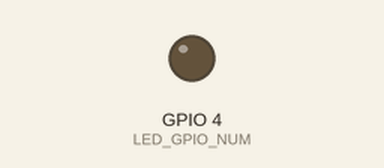
Bench run of a sketch on a simulated ESP32. Parts: output pins drawn as LEDs (lit = HIGH). WiFi joins after 1.5 s; servers stay silent unless stated; the camera gives no picture; what the sketch prints to the serial monitor is not drawn.

Above: at 3.1 s.
Timing chart, 0 to 4.6 s (numbered marks = the images above):
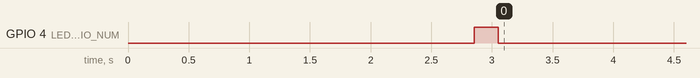

The sketch:

camera_server.ino
```cpp
/*
 * =============================================================================
 * OxyFeeder Camera Server - ESP32-CAM Video Streaming
 * =============================================================================
 *
 * Description:
 *   This firmware runs on an ESP32-CAM module (AI-Thinker model) and provides
 *   a simple video streaming server for remote fishpond monitoring. The camera
 *   connects to your WiFi network and streams video via HTTP that can be
 *   viewed in a web browser or integrated into the OxyFeeder Flutter app.
 *
 * Board: AI-Thinker ESP32-CAM
 *
 * =============================================================================
 * WIRING DIAGRAM: ESP32-CAM to FTDI Programmer (for uploading code)
 * =============================================================================
 *
 *   ESP32-CAM          FTDI Programmer
 *   ---------          ---------------
 *   5V       <-------> 5V (or VCC)
 *   GND      <-------> GND
 *   U0R (RX) <-------> TX
 *   U0T (TX) <-------> RX
 *   IO0      <-------> GND  (ONLY during upload! Remove after flashing)
 *
 * Upload Steps:
 *   1. Connect wires as shown above (including IO0 to GND)
 *   2. In Arduino IDE: Tools > Board > "AI Thinker ESP32-CAM"
 *   3. Select correct COM port
 *   4. Press the RESET button on ESP32-CAM, then click Upload
 *   5. Wait for "Connecting..." then release RESET if needed
 *   6. After upload completes, DISCONNECT IO0 from GND
 *   7. Press RESET again to run the program
 *   8. Open Serial Monitor (115200 baud) to see the IP address
 *
 * Note: The ESP32-CAM has no built-in USB. You MUST use an external
 *       FTDI adapter (USB-to-Serial) to upload code.
 *
 * =============================================================================
 */

#include "esp_camera.h"
#include <WiFi.h>
#include "esp_http_server.h"

// =============================================================================
// USER CONFIGURATION - Update these values!
// =============================================================================

const char* WIFI_SSID = "YOUR_WIFI_SSID";      // Your WiFi network name
const char* WIFI_PASSWORD = "YOUR_WIFI_PASSWORD";  // Your WiFi password

// Stream settings
#define STREAM_PORT 80                          // HTTP port for video stream
#define FRAME_SIZE FRAMESIZE_VGA               // Resolution: VGA (640x480)
                                                // Options: FRAMESIZE_QVGA (320x240)
                                                //          FRAMESIZE_VGA (640x480)
                                                //          FRAMESIZE_SVGA (800x600)
                                                //          FRAMESIZE_XGA (1024x768)
                                                // Lower = faster, less bandwidth

// =============================================================================
// AI-THINKER ESP32-CAM PIN DEFINITIONS (DO NOT CHANGE)
// =============================================================================

#define PWDN_GPIO_NUM     32
#define RESET_GPIO_NUM    -1
#define XCLK_GPIO_NUM      0
#define SIOD_GPIO_NUM     26
#define SIOC_GPIO_NUM     27

#define Y9_GPIO_NUM       35
#define Y8_GPIO_NUM       34
#define Y7_GPIO_NUM       39
#define Y6_GPIO_NUM       36
#define Y5_GPIO_NUM       21
#define Y4_GPIO_NUM       19
#define Y3_GPIO_NUM       18
#define Y2_GPIO_NUM        5
#define VSYNC_GPIO_NUM    25
#define HREF_GPIO_NUM     23
#define PCLK_GPIO_NUM     22

// Onboard LED (Flash)
#define LED_GPIO_NUM       4

// =============================================================================
// GLOBAL VARIABLES
// =============================================================================

httpd_handle_t stream_httpd = NULL;

// MIME type boundary for MJPEG stream
#define PART_BOUNDARY "123456789000000000000987654321"
static const char* _STREAM_CONTENT_TYPE = "multipart/x-mixed-replace;boundary=" PART_BOUNDARY;
static const char* _STREAM_BOUNDARY = "\r\n--" PART_BOUNDARY "\r\n";
static const char* _STREAM_PART = "Content-Type: image/jpeg\r\nContent-Length: %u\r\n\r\n";

// =============================================================================
// CAMERA INITIALIZATION
// =============================================================================

bool initCamera() {
  camera_config_t config;
  config.ledc_channel = LEDC_CHANNEL_0;
  config.ledc_timer = LEDC_TIMER_0;
  config.pin_d0 = Y2_GPIO_NUM;
  config.pin_d1 = Y3_GPIO_NUM;
  config.pin_d2 = Y4_GPIO_NUM;
  config.pin_d3 = Y5_GPIO_NUM;
  config.pin_d4 = Y6_GPIO_NUM;
  config.pin_d5 = Y7_GPIO_NUM;
  config.pin_d6 = Y8_GPIO_NUM;
  config.pin_d7 = Y9_GPIO_NUM;
  config.pin_xclk = XCLK_GPIO_NUM;
  config.pin_pclk = PCLK_GPIO_NUM;
  config.pin_vsync = VSYNC_GPIO_NUM;
  config.pin_href = HREF_GPIO_NUM;
  config.pin_sccb_sda = SIOD_GPIO_NUM;
  config.pin_sccb_scl = SIOC_GPIO_NUM;
  config.pin_pwdn = PWDN_GPIO_NUM;
  config.pin_reset = RESET_GPIO_NUM;
  config.xclk_freq_hz = 20000000;
  config.pixel_format = PIXFORMAT_JPEG;
  config.grab_mode = CAMERA_GRAB_LATEST;

  // Frame size and quality settings
  // Higher quality = larger files = more bandwidth
  if (psramFound()) {
    config.frame_size = FRAME_SIZE;
    config.jpeg_quality = 12;  // 0-63, lower = better quality
    config.fb_count = 2;       // Double buffer for smoother streaming
    Serial.println("PSRAM found - using higher quality settings");
  } else {
    config.frame_size = FRAMESIZE_QVGA;  // Fallback to lower res without PSRAM
    config.jpeg_quality = 15;
    config.fb_count = 1;
    Serial.println("No PSRAM - using lower quality settings");
  }

  // Initialize camera
  esp_err_t err = esp_camera_init(&config);
  if (err != ESP_OK) {
    Serial.printf("Camera init failed with error 0x%x\n", err);
    return false;
  }

  // Optional: Adjust camera sensor settings for better image
  sensor_t * s = esp_camera_sensor_get();
  if (s != NULL) {
    s->set_brightness(s, 0);     // -2 to 2
    s->set_contrast(s, 0);       // -2 to 2
    s->set_saturation(s, 0);     // -2 to 2
    s->set_whitebal(s, 1);       // 0 = disable, 1 = enable
    s->set_awb_gain(s, 1);       // 0 = disable, 1 = enable
    s->set_wb_mode(s, 0);        // 0 to 4 - white balance mode
    s->set_exposure_ctrl(s, 1);  // 0 = disable, 1 = enable
    s->set_aec2(s, 0);           // 0 = disable, 1 = enable
    s->set_gain_ctrl(s, 1);      // 0 = disable, 1 = enable
    s->set_agc_gain(s, 0);       // 0 to 30
    s->set_gainceiling(s, (gainceiling_t)0);  // 0 to 6
    s->set_bpc(s, 0);            // 0 = disable, 1 = enable
    s->set_wpc(s, 1);            // 0 = disable, 1 = enable
    s->set_raw_gma(s, 1);        // 0 = disable, 1 = enable
    s->set_lenc(s, 1);           // 0 = disable, 1 = enable
    s->set_hmirror(s, 0);        // 0 = disable, 1 = enable (flip horizontal)
    s->set_vflip(s, 0);          // 0 = disable, 1 = enable (flip vertical)
  }

  Serial.println("Camera initialized successfully!");
  return true;
}

// =============================================================================
// WIFI CONNECTION
// =============================================================================

bool connectWiFi() {
  Serial.println();
  Serial.println("===========================================");
  Serial.println("OxyFeeder Camera Server - Connecting to WiFi");
  Serial.println("===========================================");
  Serial.printf("SSID: %s\n", WIFI_SSID);

  WiFi.begin(WIFI_SSID, WIFI_PASSWORD);
  WiFi.setSleep(false);  // Disable WiFi sleep for better streaming

  int attempts = 0;
  while (WiFi.status() != WL_CONNECTED && attempts < 30) {
    delay(500);
    Serial.print(".");
    attempts++;
  }

  if (WiFi.status() != WL_CONNECTED) {
    Serial.println("\nWiFi connection FAILED!");
    Serial.println("Please check your SSID and PASSWORD.");
    return false;
  }

  Serial.println("\n");
  Serial.println("===========================================");
  Serial.println("       WiFi Connected Successfully!        ");
  Serial.println("===========================================");
  Serial.println();
  Serial.println("Camera Stream URL:");
  Serial.println();
  Serial.print("   http://");
  Serial.print(WiFi.localIP());
  Serial.println("/stream");
  Serial.println();
  Serial.println("Enter this URL in your browser or Flutter app");
  Serial.println("to view the live camera feed.");
  Serial.println();
  Serial.println("===========================================");

  return true;
}

// =============================================================================
// HTTP STREAM HANDLER
// =============================================================================

// Handler for the MJPEG video stream
static esp_err_t stream_handler(httpd_req_t *req) {
  camera_fb_t *fb = NULL;
  esp_err_t res = ESP_OK;
  char *part_buf[64];

  // Set response type to multipart stream
  res = httpd_resp_set_type(req, _STREAM_CONTENT_TYPE);
  if (res != ESP_OK) {
    return res;
  }

  // Disable caching
  httpd_resp_set_hdr(req, "Access-Control-Allow-Origin", "*");

  Serial.println("Client connected to stream");

  while (true) {
    // Capture frame
    fb = esp_camera_fb_get();
    if (!fb) {
      Serial.println("Camera capture failed");
      res = ESP_FAIL;
      break;
    }

    // Send boundary
    size_t hlen = snprintf((char *)part_buf, 64, _STREAM_PART, fb->len);
    res = httpd_resp_send_chunk(req, _STREAM_BOUNDARY, strlen(_STREAM_BOUNDARY));
    if (res != ESP_OK) {
      esp_camera_fb_return(fb);
      break;
    }

    // Send content type and length header
    res = httpd_resp_send_chunk(req, (const char *)part_buf, hlen);
    if (res != ESP_OK) {
      esp_camera_fb_return(fb);
      break;
    }

    // Send JPEG image data
    res = httpd_resp_send_chunk(req, (const char *)fb->buf, fb->len);
    if (res != ESP_OK) {
      esp_camera_fb_return(fb);
      break;
    }

    // Return frame buffer to be reused
    esp_camera_fb_return(fb);

    // Small delay to control frame rate (optional)
    // delay(10);
  }

  Serial.println("Client disconnected from stream");
  return res;
}

// Handler for root URL - shows simple HTML page with stream
static esp_err_t index_handler(httpd_req_t *req) {
  const char* html =
    "<!DOCTYPE html>"
    "<html>"
    "<head>"
    "<title>OxyFeeder Camera</title>"
    "<meta name='viewport' content='width=device-width, initial-scale=1'>"
    "<style>"
    "body { font-family: Arial; text-align: center; background: #1a1a2e; color: #eee; margin: 0; padding: 20px; }"
    "h1 { color: #00d9ff; }"
    "img { max-width: 100%; border: 2px solid #00d9ff; border-radius: 8px; }"
    ".info { margin: 20px 0; padding: 15px; background: #16213e; border-radius: 8px; }"
    "</style>"
    "</head>"
    "<body>"
    "<h1>OxyFeeder Camera</h1>"
    "<div class='info'>Live Fishpond Monitoring</div>"
    "<img src='/stream' />"
    "<div class='info'>Stream URL: <code>/stream</code></div>"
    "</body>"
    "</html>";

  httpd_resp_set_type(req, "text/html");
  return httpd_resp_send(req, html, strlen(html));
}

// =============================================================================
// WEB SERVER SETUP
// =============================================================================

void startStreamServer() {
  httpd_config_t config = HTTPD_DEFAULT_CONFIG();
  config.server_port = STREAM_PORT;
  config.ctrl_port = STREAM_PORT;

  // Register URI handlers
  httpd_uri_t index_uri = {
    .uri       = "/",
    .method    = HTTP_GET,
    .handler   = index_handler,
    .user_ctx  = NULL
  };

  httpd_uri_t stream_uri = {
    .uri       = "/stream",
    .method    = HTTP_GET,
    .handler   = stream_handler,
    .user_ctx  = NULL
  };

  Serial.printf("Starting web server on port %d\n", config.server_port);

  if (httpd_start(&stream_httpd, &config) == ESP_OK) {
    httpd_register_uri_handler(stream_httpd, &index_uri);
    httpd_register_uri_handler(stream_httpd, &stream_uri);
    Serial.println("Web server started successfully!");
  } else {
    Serial.println("Error starting web server!");
  }
}

// =============================================================================
// SETUP
// =============================================================================

void setup() {
  // Initialize serial for debugging
  Serial.begin(115200);
  Serial.setDebugOutput(true);
  delay(1000);

  Serial.println();
  Serial.println("===========================================");
  Serial.println("    OxyFeeder ESP32-CAM Camera Server     ");
  Serial.println("===========================================");
  Serial.println();

  // Initialize onboard LED (flash)
  pinMode(LED_GPIO_NUM, OUTPUT);
  digitalWrite(LED_GPIO_NUM, LOW);  // Turn off flash

  // Initialize camera
  Serial.println("Initializing camera...");
  if (!initCamera()) {
    Serial.println("FATAL: Camera initialization failed!");
    Serial.println("Check camera module connection and restart.");
    while (true) {
      // Blink LED to indicate error
      digitalWrite(LED_GPIO_NUM, HIGH);
      delay(500);
      digitalWrite(LED_GPIO_NUM, LOW);
      delay(500);
    }
  }

  // Connect to WiFi
  if (!connectWiFi()) {
    Serial.println("FATAL: WiFi connection failed!");
    Serial.println("Check SSID/PASSWORD and restart.");
    while (true) {
      // Rapid blink to indicate WiFi error
      digitalWrite(LED_GPIO_NUM, HIGH);
      delay(100);
      digitalWrite(LED_GPIO_NUM, LOW);
      delay(100);
    }
  }

  // Start the streaming web server
  startStreamServer();

  // Quick flash to indicate successful startup
  digitalWrite(LED_GPIO_NUM, HIGH);
  delay(200);
  digitalWrite(LED_GPIO_NUM, LOW);

  Serial.println();
  Serial.println("Setup complete! Camera is streaming.");
  Serial.println();
}

// =============================================================================
// LOOP
// =============================================================================

void loop() {
  // The HTTP server runs in background tasks
  // Nothing needed in main loop for basic streaming

  // Optional: Print status periodically
  static unsigned long lastStatusTime = 0;
  if (millis() - lastStatusTime > 30000) {  // Every 30 seconds
    lastStatusTime = millis();
    Serial.printf("Status: WiFi %s | IP: %s | Free heap: %d bytes\n",
      WiFi.status() == WL_CONNECTED ? "OK" : "DISCONNECTED",
      WiFi.localIP().toString().c_str(),
      ESP.getFreeHeap()
    );

    // Reconnect WiFi if disconnected
    if (WiFi.status() != WL_CONNECTED) {
      Serial.println("WiFi disconnected! Attempting reconnect...");
      WiFi.reconnect();
    }
  }

  delay(10);
}
```
